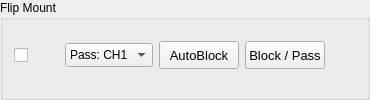
                 <widget class="QGroupBox" name="FlipMount">
                  <property name="sizePolicy">
                   <sizepolicy hsizetype="Expanding" vsizetype="Maximum">
                    <horstretch>0</horstretch>
                    <verstretch>0</verstretch>
                   </sizepolicy>
                  </property>
                  <property name="title">
                   <string>Flip Mount</string>
                  </property>
                  <layout class="QGridLayout" name="gridLayout_18">
                   <property name="topMargin">
                    <number>3</number>
                   </property>
                   <property name="bottomMargin">
                    <number>9</number>
                   </property>
                   <item row="0" column="0">
                    <layout class="QGridLayout" name="gridLayout_17" columnstretch="1,1,3,3,3,0,1">
                     <property name="verticalSpacing">
                      <number>0</number>
                     </property>
                     <item row="0" column="4">
                      <widget class="QPushButton" name="fmManual">
                       <property name="sizePolicy">
                        <sizepolicy hsizetype="Expanding" vsizetype="Fixed">
                         <horstretch>0</horstretch>
                         <verstretch>0</verstretch>
                        </sizepolicy>
                       </property>
                       <property name="minimumSize">
                        <size>
                         <width>0</width>
                         <height>28</height>
                        </size>
                       </property>
                       <property name="maximumSize">
                        <size>
                         <width>16777215</width>
                         <height>45</height>
                        </size>
                       </property>
                       <property name="font">
                        <font>
                         <pointsize>10</pointsize>
                        </font>
                       </property>
                       <property name="toolTip">
                        <string>&lt;html&gt;&lt;head/&gt;&lt;body&gt;&lt;p&gt;&lt;span style=" font-weight:700;"&gt;Manual block / pass (for alignment and testing)&lt;/span&gt;&lt;/p&gt;&lt;p&gt;Press to block the beam, press again to let it pass. The text shows the current state: Blocked or Pass.&lt;/p&gt;&lt;p&gt;Which position is pass follows the CH1/CH2 box. Disabled during a scan, when Auto block is in charge.&lt;/p&gt;&lt;/body&gt;&lt;/html&gt;</string>
                       </property>
                       <property name="text">
                        <string>Block / Pass</string>
                       </property>
                       <property name="checkable">
                        <bool>true</bool>
                       </property>
                       <property name="checked">
                        <bool>false</bool>
                       </property>
                       <property name="mytype" stdset="0">
                        <string>checkable_button</string>
                       </property>
                      </widget>
                     </item>
                     <item row="0" column="3">
                      <widget class="QPushButton" name="AutoBlock">
                       <property name="sizePolicy">
                        <sizepolicy hsizetype="Expanding" vsizetype="Fixed">
                         <horstretch>0</horstretch>
                         <verstretch>0</verstretch>
                        </sizepolicy>
                       </property>
                       <property name="minimumSize">
                        <size>
                         <width>0</width>
                         <height>28</height>
                        </size>
                       </property>
                       <property name="maximumSize">
                        <size>
                         <width>16777215</width>
                         <height>45</height>
                        </size>
                       </property>
                       <property name="font">
                        <font>
                         <pointsize>10</pointsize>
                        </font>
                       </property>
                       <property name="toolTip">
                        <string>&lt;html&gt;&lt;head/&gt;&lt;body&gt;&lt;p&gt;&lt;span style=" font-weight:700;"&gt;Auto block (protects the sample during temperature changes)&lt;/span&gt;&lt;/p&gt;&lt;p&gt;When pressed, during a scan the flip mount blocks the beam while the temperature is changing and settling, lets it pass right before the measurement at each temperature point, and blocks it again when the scan finishes, is stopped or fails.&lt;/p&gt;&lt;p&gt;A scan will not start with Auto block on while the flip mount is not connected.&lt;/p&gt;&lt;/body&gt;&lt;/html&gt;</string>
                       </property>
                       <property name="text">
                        <string>AutoBlock</string>
                       </property>
                       <property name="checkable">
                        <bool>true</bool>
                       </property>
                       <property name="checked">
                        <bool>false</bool>
                       </property>
                       <property name="mytype" stdset="0">
                        <string>checkable_button</string>
                       </property>
                      </widget>
                     </item>
                     <item row="0" column="0">
                      <widget class="QCheckBox" name="activeFlipMount">
                       <property name="sizePolicy">
                        <sizepolicy hsizetype="Expanding" vsizetype="Preferred">
                         <horstretch>0</horstretch>
                         <verstretch>0</verstretch>
                        </sizepolicy>
                       </property>
                       <property name="toolTip">
                        <string>Active Instrument?</string>
                       </property>
                       <property name="text">
                        <string />
                       </property>
                       <property name="checked">
                        <bool>false</bool>
                       </property>
                       <property name="mytype" stdset="0">
                        <string>checkbox</string>
                       </property>
                      </widget>
                     </item>
                     <item row="0" column="1">
                      <widget class="LedIndicator" name="FM_connect" native="true">
                       <property name="sizePolicy">
                        <sizepolicy hsizetype="Fixed" vsizetype="Fixed">
                         <horstretch>0</horstretch>
                         <verstretch>0</verstretch>
                        </sizepolicy>
                       </property>
                       <property name="minimumSize">
                        <size>
                         <width>25</width>
                         <height>25</height>
                        </size>
                       </property>
                       <property name="maximumSize">
                        <size>
                         <width>25</width>
                         <height>25</height>
                        </size>
                       </property>
                       <property name="baseSize">
                        <size>
                         <width>0</width>
                         <height>0</height>
                        </size>
                       </property>
                       <property name="toolTip">
                        <string>&lt;html&gt;&lt;head/&gt;&lt;body&gt;&lt;p&gt;&lt;span style=" font-weight:700;"&gt;Flip mount connection&lt;/span&gt;&lt;/p&gt;&lt;p&gt;On: the flip mount is connected.&lt;/p&gt;&lt;p&gt;Off: not connected. Tick the box on the left and press Conn. Instr. to connect.&lt;/p&gt;&lt;/body&gt;&lt;/html&gt;</string>
                       </property>
                       <property name="mytype" stdset="0">
                        <string>led</string>
                       </property>
                      </widget>
                     </item>
                     <item row="0" column="6">
                      <widget class="LedIndicator" name="FM_Indicate" native="true">
                       <property name="sizePolicy">
                        <sizepolicy hsizetype="Fixed" vsizetype="Fixed">
                         <horstretch>0</horstretch>
                         <verstretch>0</verstretch>
                        </sizepolicy>
                       </property>
                       <property name="minimumSize">
                        <size>
                         <width>25</width>
                         <height>25</height>
                        </size>
                       </property>
                       <property name="maximumSize">
                        <size>
                         <width>25</width>
                         <height>25</height>
                        </size>
                       </property>
                       <property name="baseSize">
                        <size>
                         <width>0</width>
                         <height>0</height>
                        </size>
                       </property>
                       <property name="toolTip">
                        <string>&lt;html&gt;&lt;head/&gt;&lt;body&gt;&lt;p&gt;&lt;span style=" font-weight:700;"&gt;Beam state&lt;/span&gt;&lt;/p&gt;&lt;p&gt;On: the beam PASSES to the sample.&lt;/p&gt;&lt;p&gt;Off: the beam is BLOCKED, or the flip mount is not connected.&lt;/p&gt;&lt;/body&gt;&lt;/html&gt;</string>
                       </property>
                       <property name="mytype" stdset="0">
                        <string>led</string>
                       </property>
                      </widget>
                     </item>
                     <item row="0" column="2">
                      <widget class="QComboBox" name="fmPassCh">
                       <property name="sizePolicy">
                        <sizepolicy hsizetype="Expanding" vsizetype="Fixed">
                         <horstretch>0</horstretch>
                         <verstretch>0</verstretch>
                        </sizepolicy>
                       </property>
                       <property name="minimumSize">
                        <size>
                         <width>0</width>
                         <height>24</height>
                        </size>
                       </property>
                       <property name="maximumSize">
                        <size>
                         <width>16777215</width>
                         <height>16777215</height>
                        </size>
                       </property>
                       <property name="baseSize">
                        <size>
                         <width>0</width>
                         <height>0</height>
                        </size>
                       </property>
                       <property name="toolTip">
                        <string>&lt;html&gt;&lt;head/&gt;&lt;body&gt;&lt;p&gt;&lt;span style=" font-weight:700;"&gt;Pass channel&lt;/span&gt;&lt;/p&gt;&lt;p&gt;Which flip-mount position lets the beam reach the sample. The other position blocks it.&lt;/p&gt;&lt;p&gt;Changing this only updates the beam-state light and the manual button; it does not move the mount.&lt;/p&gt;&lt;/body&gt;&lt;/html&gt;</string>
                       </property>
                       <item>
                        <property name="text">
                         <string>Pass: CH1</string>
                        </property>
                       </item>
                       <item>
                        <property name="text">
                         <string>Pass: CH2</string>
                        </property>
                       </item>
                      </widget>
                     </item>
                    </layout>
                   </item>
                  </layout>
                 </widget>
